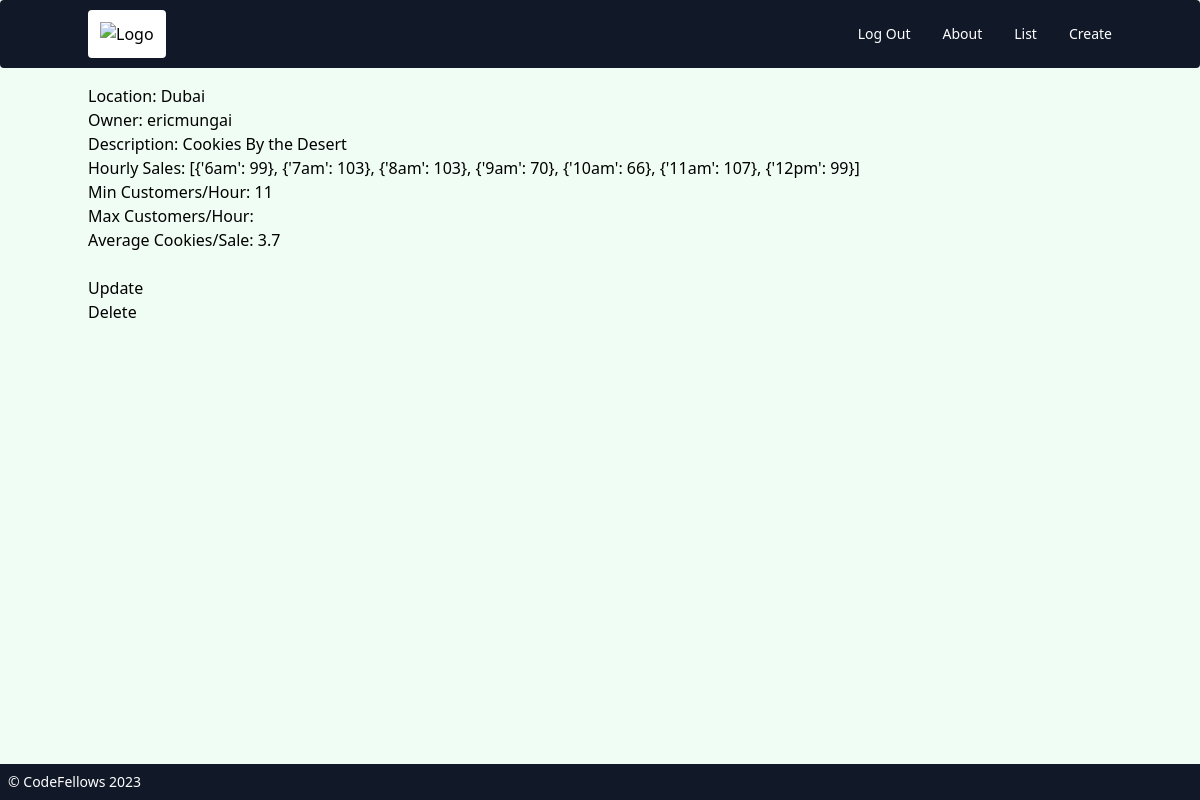
Screenshot of /cookie_stands/3/ (signed in) with the database file from the repository.
### cookie_stands/models.py (models this page shows, shortened)
class CookieStand(models.Model):
    location = models.CharField(max_length=256)
    owner = models.ForeignKey(
        get_user_model(), on_delete=models.CASCADE, null=True, blank=True
    )
    description = models.TextField(blank=True)
    hourly_sales = models.JSONField(default=list, null=True)
    minimum_customers_per_hour = models.IntegerField(default=0)
    maximum_customers_per_hour = models.IntegerField(default=0)
    average_cookies_per_sale = models.FloatField(default=0)

### accounts/models.py (models this page shows)
class CustomUser(AbstractUser):
    pass
    def __str__(self):
        return self.username

### cookie_stands/views_front.py (the view)
class CookieStandDetailView(LoginRequiredMixin, DetailView):
    template_name = "cookie_stands/cookie_stand_detail.html"
    model = CookieStand

### templates/cookie_stands/cookie_stand_detail.html
{% extends 'base.html' %}
{% block content %}
  <div>
    <h2>Location:  {{ object.location }}</h2>
    <p>Owner: {{ object.owner }}</p>
    <p>Description: {{ object.description }}</p>
    <p>Hourly Sales: {{ object.hourly_sales }}</p>
    <p>Min Customers/Hour: {{ object.minimum_customers_per_hour }}</p>
    <p>Max Customers/Hour: {{ object.maximum_customer_per_hour }}</p>
    <p>Average Cookies/Sale: {{ object.average_cookies_per_sale }}</p>
  </div>
  <br>
  <div>
    <p><a href="{% url 'cookie_stand_update' object.pk %}">Update</a></p>
    <p><a href="{% url 'cookie_stand_delete' object.pk %}">Delete</a></p>
  </div>
{% endblock content %}

### rows the page displays
CookieStand: location "Dubai", owner "ericmungai", description "Cookies By the Desert", hourly_sales "[{'6am': 99}, {'7am': 103}, {'8am': 103}, {'9am': 70}, {'10am': 66}, {'11am': 107}, {'12pm': 99}]", minimum_customers_per_hour "11", average_cookies_per_sale "3.7"
